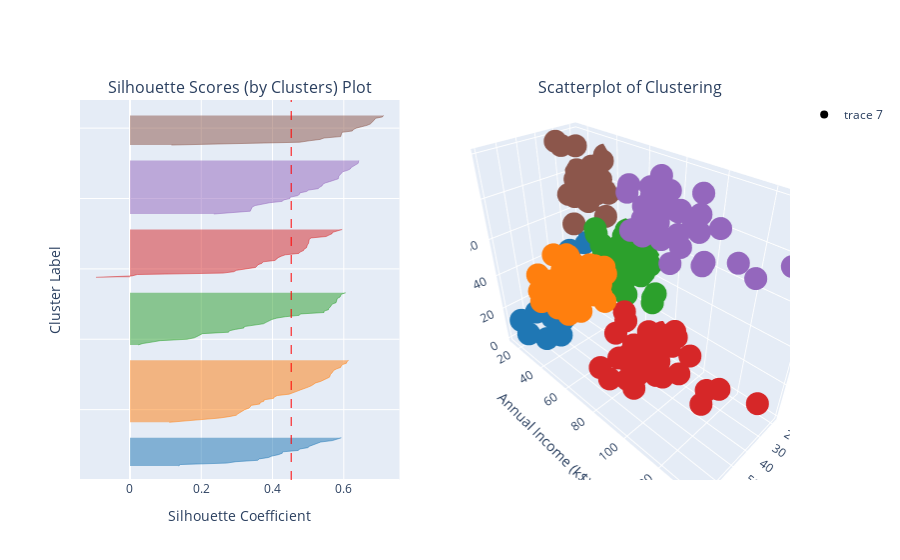

Here is the notebook cell this chart was saved with:
### Markdown cell above
- Looking at the 2D plot, we see that the new cluster goes over the cluster in the middle, suggesting that it is seperated by age

### Code cell
show_silhouette(figures, 6)

### Figure 1 — Plotly figure (JSON) as saved in the notebook; plotly's stock layout.template omitted (floating-point values rounded to 4 significant figures; data arrays with more than 128 entries replaced by an {"elided": "..."} marker saying what was removed)
{"data": [{"fill": "tozerox", "line": {"color": "rgb(31.0, 119.0, 180.0)", "width": 0.5}, "mode": "lines", "showlegend": false, "type": "scatter", "x": [0.1362, 0.1418, 0.271, 0.2973, 0.3584, 0.3628, 0.389, 0.3981, 0.4163, 0.4273, 0.4277, 0.4724, 0.4762, 0.4989, 0.5039, 0.5166, 0.5245, 0.5352, 0.5679, 0.5797, 0.5933], "xaxis": "x", "y": [10, 11, 12, 13, 14, 15, 16, 17, 18, 19, 20, 21, 22, 23, 24, 25, 26, 27, 28, 29, 30], "yaxis": "y"}, {"fill": "tozerox", "line": {"color": "rgb(255.0, 127.0, 14.0)", "width": 0.5}, "mode": "lines", "showlegend": false, "type": "scatter", "x": [0.1102, 0.1655, 0.2234, 0.2509, 0.2778, 0.2982, 0.3028, 0.3081, 0.3155, 0.322, 0.3333, 0.3379, 0.339, 0.3643, 0.3651, 0.3757, 0.3767, 0.4028, 0.405, 0.4134, 0.4468, 0.4552, 0.4682, 0.4782, 0.4867, 0.5, 0.5091, 0.5149, 0.5211, 0.5346, 0.542, 0.5534, 0.5596, 0.5613, 0.5626, 0.5665, 0.5694, 0.5722, 0.5804, 0.5911, 0.5928, 0.5964, 0.6075, 0.6084, 0.6135], "xaxis": "x", "y": [41, 42, 43, 44, 45, 46, 47, 48, 49, 50, 51, 52, 53, 54, 55, 56, 57, 58, 59, 60, 61, 62, 63, 64, 65, 66, 67, 68, 69, 70, 71, 72, 73, 74, 75, 76, 77, 78, 79, 80, 81, 82, 83, 84, 85], "yaxis": "y"}, {"fill": "tozerox", "line": {"color": "rgb(44.0, 160.0, 44.0)", "width": 0.5}, "mode": "lines", "showlegend": false, "type": "scatter", "x": [0.02309, 0.03643, 0.06198, 0.08441, 0.1602, 0.1803, 0.1883, 0.196, 0.2033, 0.2764, 0.2789, 0.2953, 0.3196, 0.3208, 0.3466, 0.3745, 0.382, 0.3887, 0.398, 0.411, 0.4355, 0.4749, 0.4786, 0.5445, 0.5447, 0.5569, 0.5581, 0.5621, 0.5638, 0.5675, 0.5782, 0.5789, 0.5801, 0.5818, 0.5894, 0.5911, 0.593, 0.6053], "xaxis": "x", "y": [96, 97, 98, 99, 100, 101, 102, 103, 104, 105, 106, 107, 108, 109, 110, 111, 112, 113, 114, 115, 116, 117, 118, 119, 120, 121, 122, 123, 124, 125, 126, 127, 128, 129, 130, 131, 132, 133], "yaxis": "y"}, {"fill": "tozerox", "line": {"color": "rgb(214.0, 39.0, 40.0)", "width": 0.5}, "mode": "lines", "showlegend": false, "type": "scatter", "x": [-0.09545, 0.00551, 0.02051, 0.2605, 0.2911, 0.299, 0.3251, 0.3522, 0.3563, 0.3593, 0.3703, 0.3733, 0.4068, 0.4107, 0.4159, 0.4244, 0.4358, 0.4738, 0.4775, 0.4868, 0.4885, 0.4953, 0.4956, 0.4977, 0.5007, 0.5012, 0.5024, 0.503, 0.5083, 0.5501, 0.5583, 0.567, 0.5687, 0.5858, 0.5955], "xaxis": "x", "y": [144, 145, 146, 147, 148, 149, 150, 151, 152, 153, 154, 155, 156, 157, 158, 159, 160, 161, 162, 163, 164, 165, 166, 167, 168, 169, 170, 171, 172, 173, 174, 175, 176, 177, 178], "yaxis": "y"}, {"fill": "tozerox", "line": {"color": "rgb(148.0, 103.0, 189.0)", "width": 0.5}, "mode": "lines", "showlegend": false, "type": "scatter", "x": [0.2352, 0.2863, 0.3375, 0.3394, 0.3406, 0.3431, 0.3513, 0.374, 0.3917, 0.4274, 0.4312, 0.4489, 0.4496, 0.4699, 0.4757, 0.4765, 0.4952, 0.5014, 0.5279, 0.5323, 0.5391, 0.5406, 0.5473, 0.5601, 0.5716, 0.5844, 0.5854, 0.5858, 0.5902, 0.5932, 0.5968, 0.6103, 0.6182, 0.6205, 0.6274, 0.6302, 0.6404, 0.6412, 0.6422], "xaxis": "x", "y": [189, 190, 191, 192, 193, 194, 195, 196, 197, 198, 199, 200, 201, 202, 203, 204, 205, 206, 207, 208, 209, 210, 211, 212, 213, 214, 215, 216, 217, 218, 219, 220, 221, 222, 223, 224, 225, 226, 227], "yaxis": "y"}, {"fill": "tozerox", "line": {"color": "rgb(140.0, 86.0, 75.0)", "width": 0.5}, "mode": "lines", "showlegend": false, "type": "scatter", "x": [0.1163, 0.2766, 0.4761, 0.5028, 0.5335, 0.5445, 0.5913, 0.5924, 0.5943, 0.5945, 0.624, 0.6267, 0.6344, 0.651, 0.6653, 0.6744, 0.6789, 0.6844, 0.6864, 0.689, 0.7087, 0.7114], "xaxis": "x", "y": [238, 239, 240, 241, 242, 243, 244, 245, 246, 247, 248, 249, 250, 251, 252, 253, 254, 255, 256, 257, 258, 259], "yaxis": "y"}, {"fill": "tozeroy", "line": {"color": "red", "dash": "dash", "width": 1}, "mode": "lines", "showlegend": false, "type": "scatter", "x": {"elided": "500 float values"}, "xaxis": "x", "y": {"elided": "500 int values"}, "yaxis": "y"}, {"marker": {"color": {"elided": "200x3 int values"}}, "mode": "markers", "scene": "scene", "type": "scatter3d", "x": {"elided": "200 int values"}, "y": {"elided": "200 int values"}, "z": {"elided": "200 int values"}}], "layout": {"annotations": [{"font": {"size": 16}, "showarrow": false, "text": "Silhouette Scores (by Clusters) Plot", "x": 0.225, "xanchor": "center", "xref": "paper", "y": 1, "yanchor": "bottom", "yref": "paper"}, {"font": {"size": 16}, "showarrow": false, "text": "Scatterplot of Clustering", "x": 0.775, "xanchor": "center", "xref": "paper", "y": 1, "yanchor": "bottom", "yref": "paper"}], "scene": {"domain": {"x": [0.55, 1], "y": [0, 1]}, "xaxis": {"title": {"text": "Age"}}, "yaxis": {"title": {"text": "Annual Income (k$)"}}, "zaxis": {"title": {"text": "Spending Score (1-100)"}}}, "xaxis": {"anchor": "y", "domain": [0, 0.45], "title": {"text": "Silhouette Coefficient"}}, "yaxis": {"anchor": "x", "domain": [0, 1], "range": [0, 270], "showticklabels": false, "title": {"text": "Cluster Label"}}}}
